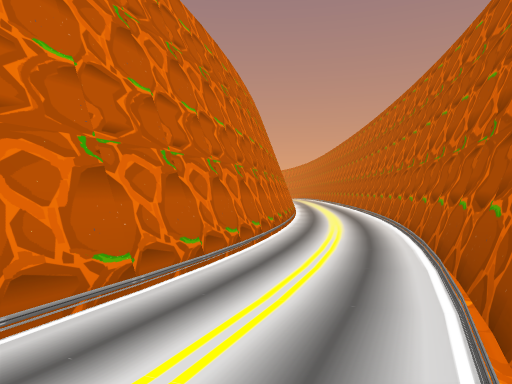
view 1 (above)

18 first-person views from a walk through a Unity game level. The camera is 1.2 m above the floor, looks level and sees 70° across. The floor is counted in squares, 2 m on a side. Each view is taken from the middle of a square. On the plan, view 1 faces up. The plan holds only what a view shows up to about 10 squares ahead; the rest is blank. The place goes on beyond the plan.

view 2
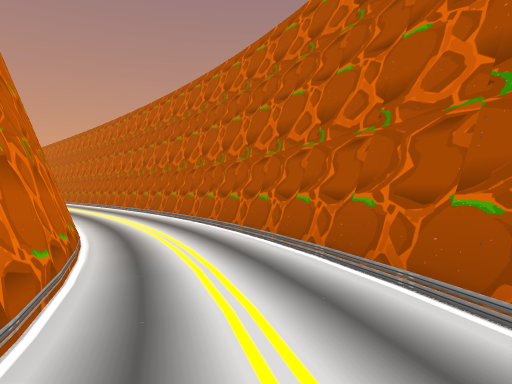

view 3
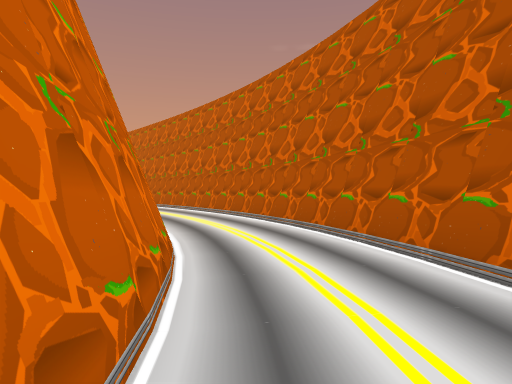

view 4
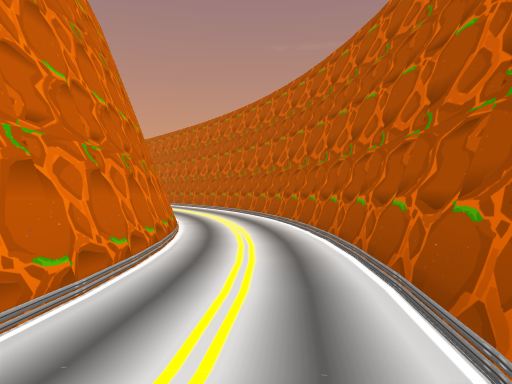

view 5
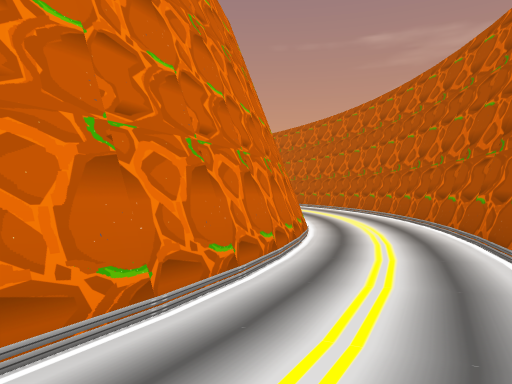

view 6
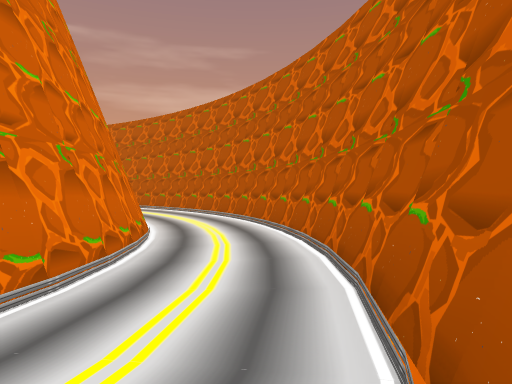

view 7
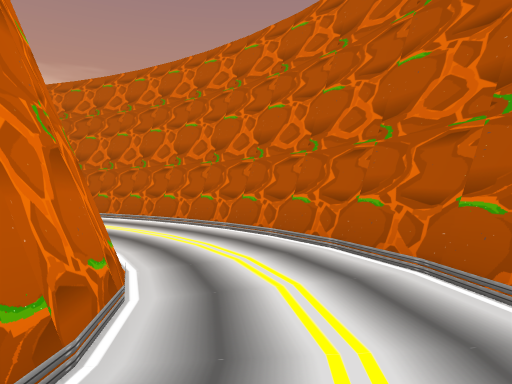

view 8
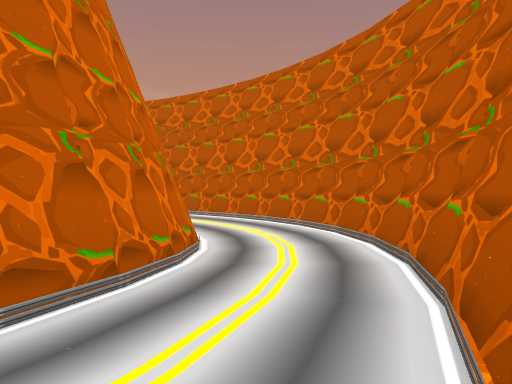

view 9
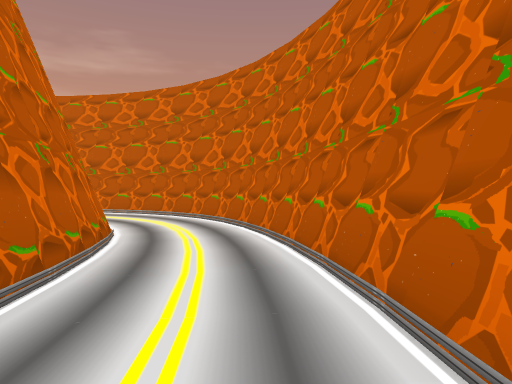

view 10
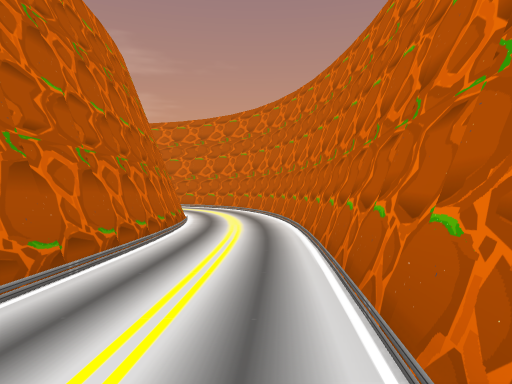

view 11
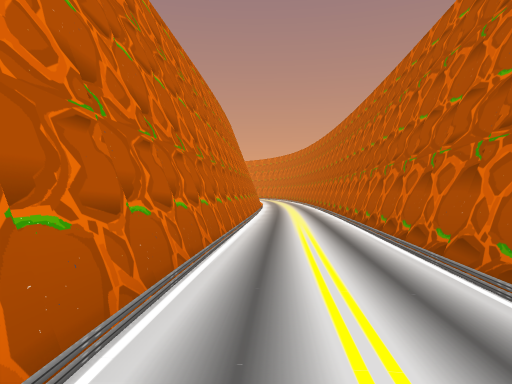

view 12
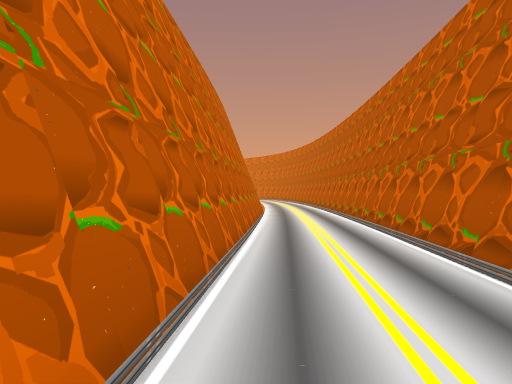

view 13
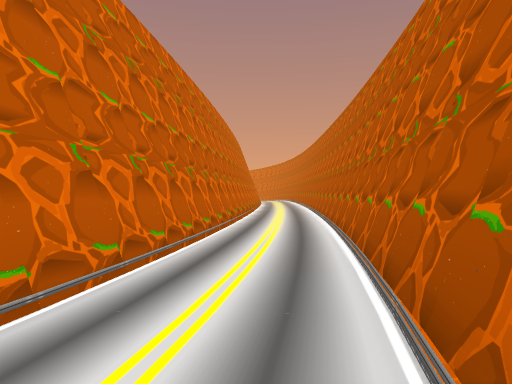

view 14
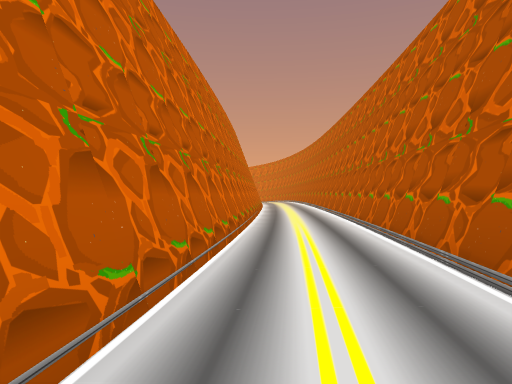

view 15
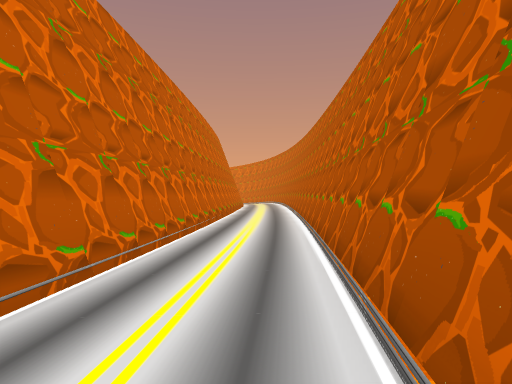

view 16
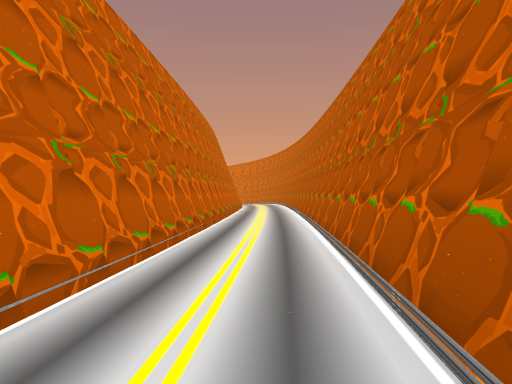

view 17
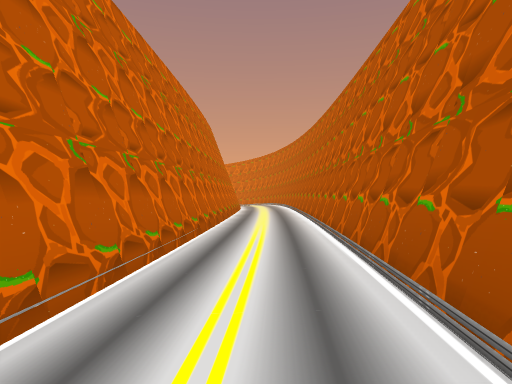

view 18
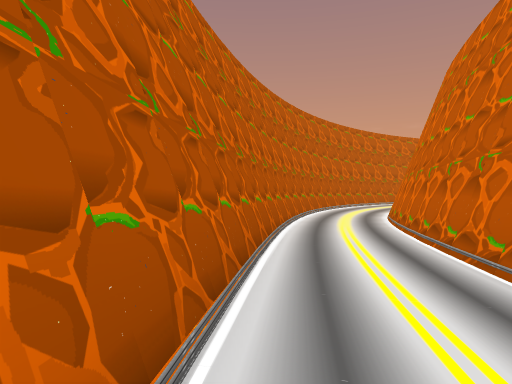

### Floor plan
Key: @ floor where view 1 was taken; # wall or solid block; . main floor; - floor 0.25 m lower than the main floor; _ floor 3.25 m lower than the main floor; < floor 3.5 m lower than the main floor; / step, stairs or slope.
Columns run from 21 left of view 1 to 5 right of it. Each row starts with its distance up from view 1.
 25                        #./#
 24                        #./#
 23                        #./#
 22                        #./#
 21                        #.##
 20                        #.#
 19                       ##.#
 18                       #/.#
 17                       #/.#
 16  #..#                 #-.#
 15  #..#                 #-.#
 14  #..#                 #..#
 13  #.##                 #..#
 12 ##.#                  #./#
 11 #..#                  #./#
 10 #..#                  #./#
  9 #..#                 ##.##
  8 #..#                 #/.#
  7 #..#                 #..#
  6 #..#                 #..#
  5 #..#                ##./#
  4 #..#                #/.##
  3 #..#                #..#
  2 <..#               ##./#
  1 _..                #..##
  0 #..#              ##.@#
 -1 #..#             ##..##
 -2 #..#            ##..##
 -3 #/.##          ##../#
 -4 ##..#         ##../##
 -5  #..##      ###../##
 -6  ##..########...###
 -7   ##........../##
 -8    ##/...../####
 -9     #########

Positions as (right, up) in squares from view 1, and headings:
1: (0, 0), facing up
2: (-2, -1), facing up-right
3: (-4, -3), facing up-right
4: (-6, -6), facing up-right
5: (-11, -8), facing up-right
6: (-16, -8), facing right
7: (-18, -5), facing down-right
8: (-20, -3), facing down-right
9: (-20, 2), facing down
10: (-20, 7), facing down
11: (-20, 3), facing up
12: (-20, 6), facing up
13: (2, 6), facing up
14: (2, 11), facing up
15: (3, 13), facing up
16: (3, 15), facing up
17: (3, 17), facing up
18: (3, 13), facing down
